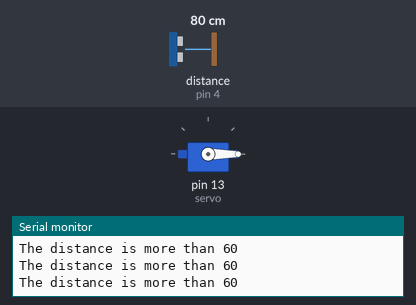
Recording of a sketch running on a simulated Arduino Uno, built with avr-gcc and run on an emulated ATmega328P. Parts: servo, the last lines printed to the serial monitor. Wiring (inferred from the names in the program): ultrasonic range finder: trigger pin 5; echo pin 4. Inputs (shaded band) come from the test bench; at power-on: distance to the obstacle (sensor on pin 4) 80 cm. The echo pulse lasts 58.3 µs per cm.

Above: at 1.3 s.
1.4 s: distance to the obstacle (sensor on pin 4) set to 2 cm
At 2.4 s:
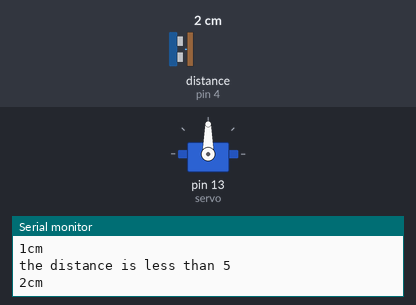
3.0 s: distance to the obstacle (sensor on pin 4) set to 9 cm
4.5 s: distance to the obstacle (sensor on pin 4) set to 12 cm
At 5.0 s:
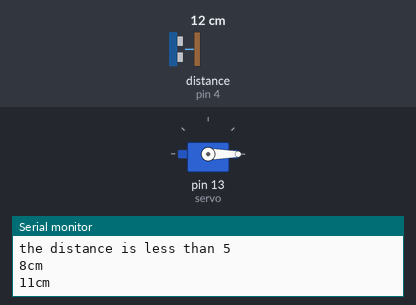
6.0 s: distance to the obstacle (sensor on pin 4) set to 4 cm
At 7.5 s:
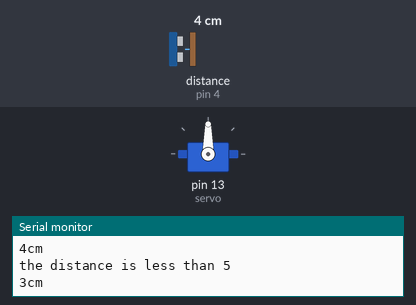
Timing chart, 0 to 8.5 s (numbered marks = the images above; inputs shaded):
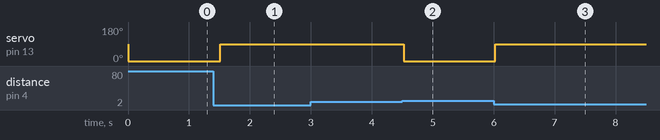

Measured:
- the behaviour switches between 10 and 11 cm on distance to the obstacle (sensor on pin 4) (found by bisection; images 1 and 2)
- after the input at 1.4 s, servo on pin 13 (servo): 0° → 90° after 0.12 s
- after the input at 4.5 s, servo on pin 13 (servo): 90° → 0° at once
- after the input at 6.0 s, servo on pin 13 (servo): 0° → 90° at once

The sketch:

servo.01.ino
```cpp
#include <Servo.h>
#define trigPin 5
#define echoPin 4
Servo servo;
int sound = 250;
void setup() {
Serial.begin (9600);
pinMode(trigPin, OUTPUT);
pinMode(echoPin, INPUT);
servo.attach(13); // conect sevro pin 6
}
void loop() {
long duration, distance;
digitalWrite(trigPin, LOW);
delayMicroseconds(2);
digitalWrite(trigPin, HIGH);
delayMicroseconds(10);
digitalWrite(trigPin, LOW);
duration = pulseIn(echoPin, HIGH);
distance = (duration/2) / 29.1;
if (distance < 10) {
Serial.println("the distance is less than 5");
servo.write(90);
}
else {
servo.write(0);
}

if (distance > 40 || distance <= 0){
Serial.println("The distance is more than 60");
}
else {
Serial.print(distance);
Serial.println("cm");
}
delay(500);
}
```
